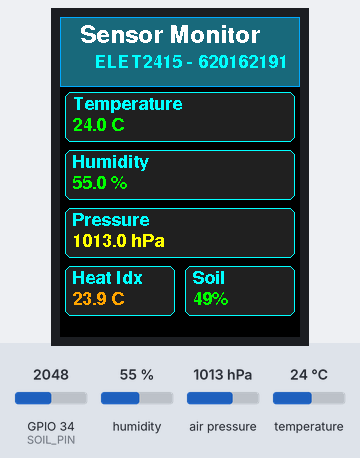
Recording of a sketch running on a simulated ESP32. Shown: 240×320 colour display. The test bench sets the inputs (shaded band); at power-on: humidity 55 %, GPIO 34 (SOIL_PIN) = 2048, temperature 24 °C, air pressure 1013 hPa. WiFi joins after 1.5 s; servers stay silent unless stated; uploads are accepted with an empty reply; what the sketch prints to the serial monitor is not drawn.

Above: at 5.0 s.
5.1 s: humidity set to 31 %
At 6.5 s:
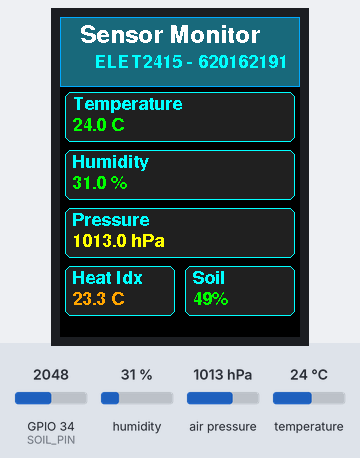
7.8 s: humidity set to 28 %
At 8.6 s:
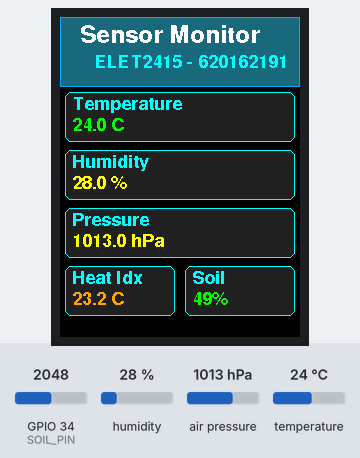
10.5 s: GPIO 34 (SOIL_PIN) set to 2385
13.4 s: GPIO 34 (SOIL_PIN) set to 2511
At 14.7 s:
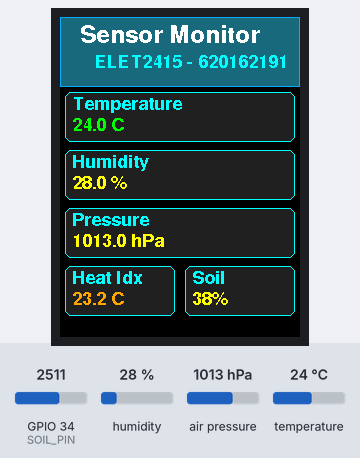
16.1 s: temperature set to 24.5 °C
At 16.9 s:
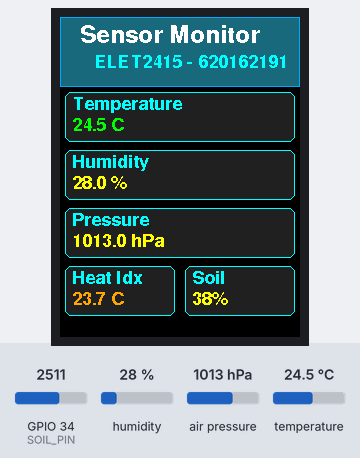
18.8 s: temperature set to 25.8 °C
At 20.8 s:
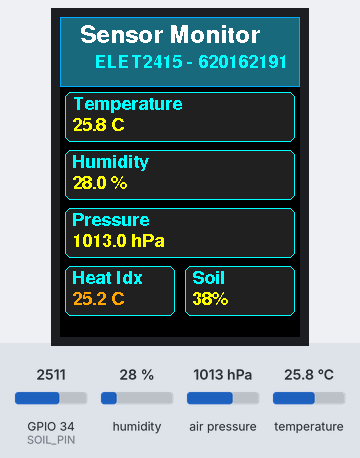
Timing chart, 0 to 22.3 s (numbered marks = the images above; inputs shaded):
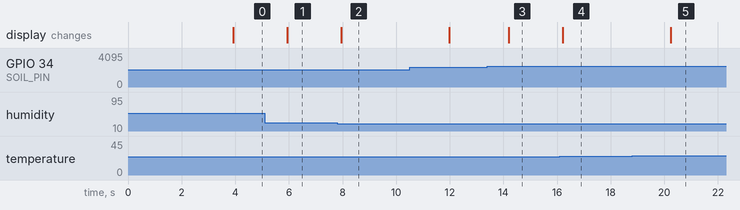

The sketch:

sensor_display.ino
```cpp
//##################################################################################################################
//##                           SENSOR DATA ACQUISITION AND TFT DISPLAY SYSTEM                                     ##
//##                                                                                                              ##
//##  Sensors:                                                                                                    ##
//##  - DHT22  : Temperature and Humidity         -> GPIO4                                                       ##
//##  - BMP280 : Atmospheric Pressure             -> SDA:GPIO21, SCL:GPIO22                                      ##
//##  - Soil Moisture Sensor : Soil Moisture      -> GPIO34                                                      ##
//##                                                                                                              ##
//##  Display:                                                                                                    ##
//##  - TFT ILI9341 : 240x320 SPI Display         -> CS:5, DC:17, RST:16, MOSI:23, SCK:18, MISO:19              ##
//##################################################################################################################


// ############### LIBRARIES ###############
#include <Adafruit_GFX.h>
#include <Adafruit_ILI9341.h>
#include <DHT.h>
#include <Adafruit_BMP280.h>
#include <Wire.h>
#include <WiFi.h>
#include <HTTPClient.h>
#include <Fonts/FreeSansBold9pt7b.h>
#include <Fonts/FreeSansBold12pt7b.h>


// ############### TFT PIN DEFINITIONS ###############
#define TFT_CS    5
#define TFT_RST   16
#define TFT_DC    17
#define TFT_MOSI  23
#define TFT_SCK   18
#define TFT_MISO  19


// ############### SENSOR PIN DEFINITIONS ###############
#define DHT_PIN       4       // DHT22 Data Pin
#define DHT_TYPE      DHT22   // DHT22 Sensor Type
#define SOIL_PIN      34      // Soil Moisture Analog Pin


// ############### SENSOR CONSTANTS ###############
#define SOIL_DRY      4095    // Analog value when soil is completely dry
#define SOIL_WET      0       // Analog value when soil is completely wet


// ############### WIFI AND SERVER CONFIG ###############
const char* ssid       = "MonaConnect";
const char* password   = "";
const char* serverURL  = "http://172.16.192.42:8080/api/update";
const char* studentID  = "620162191";


// ############### COLOUR DEFINITIONS ###############
#define BACKGROUND    ILI9341_BLACK
#define HEADER_BG     0x1B4F
#define CARD_BG       0x2104
#define TEXT_WHITE    ILI9341_WHITE
#define TEXT_CYAN     ILI9341_CYAN
#define TEXT_YELLOW   ILI9341_YELLOW
#define TEXT_GREEN    ILI9341_GREEN
#define TEXT_RED      ILI9341_RED
#define TEXT_ORANGE   0xFD20
#define ACCENT        0x055F


// ############### OBJECTS ###############
Adafruit_ILI9341 tft = Adafruit_ILI9341(TFT_CS, TFT_DC, TFT_MOSI, TFT_SCK, TFT_RST, TFT_MISO);
DHT dht(DHT_PIN, DHT_TYPE);
Adafruit_BMP280 bmp;


// ############### VARIABLES ###############
float temperature   = 0.0;
float humidity      = 0.0;
float pressure      = 0.0;
float heatIndex     = 0.0;
int   soilRaw       = 0;
int   soilPercent   = 0;

float prevTemperature   = -999;
float prevHumidity      = -999;
float prevPressure      = -999;
float prevHeatIndex     = -999;
int   prevSoilPercent   = -999;

unsigned long lastSendTime = 0;
const unsigned long sendInterval = 10000; // Send data every 10 seconds


// ############### FUNCTION DECLARATIONS ###############
void drawUI(void);
void drawHeader(void);
void updateSensorValues(void);
void updateDisplay(void);
void sendDataToServer(void);
void connectWiFi(void);
String getSoilStatus(int percent);
uint16_t getSoilColor(int percent);
uint16_t getTempColor(float temp);
uint16_t getHumidityColor(float hum);


// ############### SETUP ###############
void setup() {
    Serial.begin(115200);
    Serial.println("\n\nSensor Display System Starting...");

    // INIT TFT
    tft.begin();
    tft.setRotation(0);
    tft.fillScreen(BACKGROUND);
    Serial.println("TFT Initialized");

    // INIT DHT22
    dht.begin();
    delay(2000);
    Serial.println("DHT22 Initialized");

    // INIT BMP280
    if (!bmp.begin(0x76)) {
        if (!bmp.begin(0x77)) {
            Serial.println("BMP280 not found! Check wiring.");
        } else {
            Serial.println("BMP280 Initialized at 0x77");
        }
    } else {
        Serial.println("BMP280 Initialized at 0x76");
    }

    // CONFIGURE BMP280
    bmp.setSampling(Adafruit_BMP280::MODE_NORMAL,
                    Adafruit_BMP280::SAMPLING_X2,
                    Adafruit_BMP280::SAMPLING_X16,
                    Adafruit_BMP280::FILTER_X16,
                    Adafruit_BMP280::STANDBY_MS_500);

    // CONFIGURE SOIL MOISTURE PIN
    pinMode(SOIL_PIN, INPUT);

    // CONNECT TO WIFI
    connectWiFi();

    // DRAW INITIAL UI
    drawUI();

    Serial.println("Setup Complete!");
}


// ############### MAIN LOOP ###############
void loop() {
    // READ ALL SENSORS
    updateSensorValues();

    // UPDATE DISPLAY WITH NEW VALUES
    updateDisplay();

    // SEND DATA TO SERVER EVERY 10 SECONDS
    if (millis() - lastSendTime >= sendInterval) {
        sendDataToServer();
        lastSendTime = millis();
    }

    // PRINT TO SERIAL FOR DEBUGGING
    Serial.printf("Temp: %.1f C  Humidity: %.1f%%  Pressure: %.1f hPa  HeatIndex: %.1f C  Soil: %d%%\n",
        temperature, humidity, pressure, heatIndex, soilPercent);

    delay(2000);
}


// ############### CONNECT TO WIFI ###############
void connectWiFi() {
    Serial.printf("\nConnecting to %s\n", ssid);
    WiFi.begin(ssid, password);

    int attempts = 0;
    while (WiFi.status() != WL_CONNECTED && attempts < 20) {
        delay(500);
        Serial.print(".");
        attempts++;
    }

    if (WiFi.status() == WL_CONNECTED) {
        Serial.printf("\nWiFi Connected! IP: %s\n", WiFi.localIP().toString().c_str());
    } else {
        Serial.println("\nWiFi Connection Failed! Running without network.");
    }
}


// ############### SEND DATA TO SERVER ###############
void sendDataToServer() {
    if (WiFi.status() != WL_CONNECTED) {
        Serial.println("WiFi not connected. Skipping data send.");
        return;
    }

    WiFiClient client;
    HTTPClient http;

    http.begin(client, serverURL);
    http.addHeader("Content-Type", "application/json");

    // BUILD JSON PAYLOAD
    char payload[256];
    snprintf(payload, sizeof(payload),
        "{\"id\":\"%s\",\"type\":\"sensor\",\"temperature\":%.2f,\"humidity\":%.2f,\"pressure\":%.2f,\"heatindex\":%.2f,\"soil\":%d}",
        studentID, temperature, humidity, pressure, heatIndex, soilPercent);

    Serial.printf("Sending: %s\n", payload);

    int responseCode = http.POST(payload);

    if (responseCode > 0) {
        String response = http.getString();
        Serial.printf("Server Response (%d): %s\n", responseCode, response.c_str());
    } else {
        Serial.printf("HTTP Error: %d\n", responseCode);
    }

    http.end();
}


// ############### READ ALL SENSOR VALUES ###############
void updateSensorValues() {
    // READ DHT22
    float newTemp = dht.readTemperature();
    float newHum  = dht.readHumidity();

    if (isnan(newTemp) || isnan(newHum)) {
        Serial.println("DHT22: Failed to read! Check wiring and pull-up resistor.");
    } else {
        temperature = newTemp;
        humidity    = newHum;
        heatIndex   = dht.computeHeatIndex(temperature, humidity, false);
    }

    // READ BMP280
    float newPressure = bmp.readPressure() / 100.0F;
    if (newPressure > 0) pressure = newPressure;

    // READ SOIL MOISTURE
    soilRaw     = analogRead(SOIL_PIN);
    soilPercent = map(soilRaw, SOIL_DRY, SOIL_WET, 0, 100);
    soilPercent = constrain(soilPercent, 0, 100);
}


// ############### DRAW FULL UI LAYOUT ###############
void drawUI() {
    tft.fillScreen(BACKGROUND);
    drawHeader();

    tft.fillRoundRect(5, 75, 230, 50, 6, CARD_BG);
    tft.drawRoundRect(5, 75, 230, 50, 6, TEXT_CYAN);

    tft.fillRoundRect(5, 133, 230, 50, 6, CARD_BG);
    tft.drawRoundRect(5, 133, 230, 50, 6, TEXT_CYAN);

    tft.fillRoundRect(5, 191, 230, 50, 6, CARD_BG);
    tft.drawRoundRect(5, 191, 230, 50, 6, TEXT_CYAN);

    tft.fillRoundRect(5, 249, 110, 50, 6, CARD_BG);
    tft.drawRoundRect(5, 249, 110, 50, 6, TEXT_CYAN);

    tft.fillRoundRect(125, 249, 110, 50, 6, CARD_BG);
    tft.drawRoundRect(125, 249, 110, 50, 6, TEXT_CYAN);

    tft.setFont(&FreeSansBold9pt7b);
    tft.setTextSize(1);

    tft.setTextColor(TEXT_CYAN);
    tft.setCursor(12, 92);
    tft.print("Temperature");

    tft.setCursor(12, 150);
    tft.print("Humidity");

    tft.setCursor(12, 208);
    tft.print("Pressure");

    tft.setCursor(12, 266);
    tft.print("Heat Idx");

    tft.setCursor(132, 266);
    tft.print("Soil");
}


// ############### DRAW HEADER ###############
void drawHeader() {
    tft.fillRect(0, 0, 240, 70, HEADER_BG);
    tft.drawRect(0, 0, 240, 70, ACCENT);

    tft.setFont(&FreeSansBold12pt7b);
    tft.setTextColor(TEXT_WHITE);
    tft.setTextSize(1);
    tft.setCursor(20, 25);
    tft.print("Sensor Monitor");

    tft.setFont(&FreeSansBold9pt7b);
    tft.setTextColor(TEXT_CYAN);
    tft.setCursor(35, 50);
    tft.print("ELET2415 - 620162191");
}


// ############### UPDATE DISPLAY VALUES ###############
void updateDisplay() {
    tft.setFont(&FreeSansBold9pt7b);
    tft.setTextSize(1);

    if (temperature != prevTemperature) {
        tft.fillRect(10, 96, 220, 22, CARD_BG);
        tft.setTextColor(getTempColor(temperature));
        tft.setCursor(12, 113);
        tft.printf("%.1f C", temperature);
        prevTemperature = temperature;
    }

    if (humidity != prevHumidity) {
        tft.fillRect(10, 154, 220, 22, CARD_BG);
        tft.setTextColor(getHumidityColor(humidity));
        tft.setCursor(12, 171);
        tft.printf("%.1f %%", humidity);
        prevHumidity = humidity;
    }

    if (pressure != prevPressure) {
        tft.fillRect(10, 212, 220, 22, CARD_BG);
        tft.setTextColor(TEXT_YELLOW);
        tft.setCursor(12, 229);
        tft.printf("%.1f hPa", pressure);
        prevPressure = pressure;
    }

    if (heatIndex != prevHeatIndex) {
        tft.fillRect(10, 270, 100, 22, CARD_BG);
        tft.setTextColor(TEXT_ORANGE);
        tft.setCursor(12, 287);
        tft.printf("%.1f C", heatIndex);
        prevHeatIndex = heatIndex;
    }

    if (soilPercent != prevSoilPercent) {
        tft.fillRect(130, 270, 100, 22, CARD_BG);
        tft.setTextColor(getSoilColor(soilPercent));
        tft.setCursor(132, 287);
        tft.printf("%d%%", soilPercent);
        prevSoilPercent = soilPercent;
    }
}


// ############### HELPER FUNCTIONS ###############

uint16_t getTempColor(float temp) {
    if (temp < 18.0)  return ILI9341_BLUE;
    if (temp < 25.0)  return TEXT_GREEN;
    if (temp < 30.0)  return TEXT_YELLOW;
    return TEXT_RED;
}

uint16_t getHumidityColor(float hum) {
    if (hum < 30.0)  return TEXT_YELLOW;
    if (hum < 60.0)  return TEXT_GREEN;
    return ILI9341_BLUE;
}

uint16_t getSoilColor(int percent) {
    if (percent < 20)  return TEXT_RED;
    if (percent < 40)  return TEXT_YELLOW;
    if (percent < 70)  return TEXT_GREEN;
    return ILI9341_BLUE;
}

String getSoilStatus(int percent) {
    if (percent < 20)  return "Very Dry";
    if (percent < 40)  return "Dry";
    if (percent < 70)  return "Moist";
    return "Wet";
}
```

Measured:
- the behaviour switches between 30 and 29 % on humidity (found by bisection; images 1 and 2)
- the behaviour switches between 2457 and 2458 on GPIO 34 (SOIL_PIN) (found by bisection; images 2 and 3)
- the behaviour switches between 24.9 and 25 °C on temperature (found by bisection; images 4 and 5)
- after the input at 5.1 s, the display: changes after 0.84 s (image 1)
- after the input at 7.8 s, the display: changes after 0.15 s (image 2)
- after the input at 13.4 s, the display: changes after 0.79 s (image 3)
- after the input at 16.1 s, the display: changes after 0.11 s (image 4)
- after the input at 18.8 s, the display: changes after 1.4 s (image 5)
